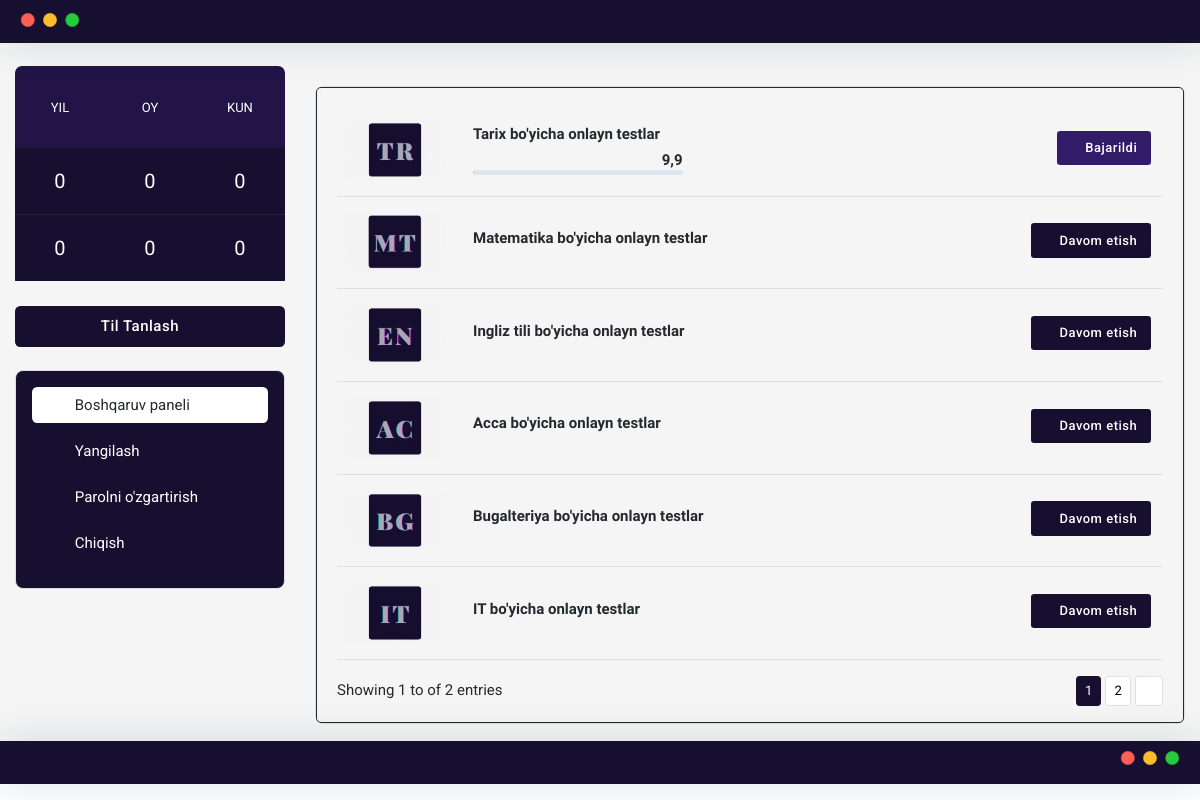
The app's page /student/ (signed in) with its own data.
### home/models.py (models this page shows, shortened)
class Information(models.Model):
    STATUS = (
        ('Open', 'Открыть'),
        ('Close', 'Закрыто'),
    )
    time = models.TimeField(verbose_name='Время', blank=True, null=True)
    facebook = models.URLField(max_length=1000, blank=True, null=True, verbose_name='Фейсбук')
    instagram = models.URLField(max_length=1000, blank=True, null=True, verbose_name='Инстаграм')
    youtube = models.URLField(verbose_name='Юутубе', blank=True, null=True, )
    telegram = models.URLField(max_length=1000, blank=True, null=True, verbose_name='Телеграм')
    status = models.CharField(max_length=15, choices=STATUS, default='Open', verbose_name='Статусы')
    create_at = models.DateField(auto_now=True)
    class Meta:
        verbose_name = 'Информация'
        verbose_name_plural = 'Информация'

class Answers(models.Model):
    student = models.ForeignKey(Student, on_delete=models.CASCADE, verbose_name='Студент')
    course = models.ForeignKey(Course, on_delete=models.CASCADE, verbose_name='Курс')
    total_score = models.FloatField(verbose_name='Общий счет')
    create_at = models.DateTimeField(auto_now=True, verbose_name='Созданный')
    class Meta:
        verbose_name = 'Ответы'
        verbose_name_plural = 'Ответы'

class Course(models.Model):
    STATUS = (
        ('Open', 'Ochiq'),
        ('Close', 'Yopiq'),
    )
    title = models.CharField(max_length=255, verbose_name='Заголовок')
    image = models.ImageField(upload_to='images/Course', verbose_name='Изображение',
    validators=[FileExtensionValidator(allowed_extensions=['jpg', 'jpeg', 'png', 'gif'])])
    status = models.CharField(max_length=15, choices=STATUS, default='Open', verbose_name='Статусы',)
    time = models.TimeField(blank=True, null=True, verbose_name='Время',)
    code = models.CharField(max_length=1000, blank=True, null=True, unique=True, verbose_name='Код')
    class Meta:
        verbose_name = 'Курс'
        verbose_name_plural = 'Курс'

### home/views.py (the view)
# urls.py: path('student/', views.student, name='student'),
@login_required(login_url='login_form')
def student(request):
    info = Information.objects.all().order_by('-id')[:1]
    student = Student.objects.get(user=request.user)
    response_native = Answers.objects.filter(student=student).order_by('-id')
    response = Answers.objects.filter(student=student).values('course')
    course = Course.objects.filter(status='Open').exclude(id__in=response)
    course_count = course.count()
    response_count = response_native.count()
    paginator = Paginator(course, 5)
    page_request_var = 'page'
    page = request.GET.get(page_request_var)
    try:
        course = paginator.page(page)
    except PageNotAnInteger:
        course = paginator.page(1)
    except EmptyPage:
        course = paginator.page(paginator.num_pages)
    context = {
        'info':info,
        'student':student,
        'response':response,
        'response_native':response_native,
        'course':course,
        'course_count':course_count,
        'response_count':response_count,
    }
    return render(request, 'student-dashboard.html', context)

### home/templates/student-dashboard.html (shortened to what this page needs)
{% load static %}
{% load i18n %}
{% if info %}
{% for info in info %}
{% if info.status == 'Open' %}
<!DOCTYPE html>
<html lang="en">
<head>
	<link rel="stylesheet" type="text/css" href="{% static 'account/assets/vendor/font-awesome/css/all.min.css'%}">
	<link rel="stylesheet" type="text/css" href="{% static 'account/assets/vendor/bootstrap-icons/bootstrap-icons.css'%}">
	<link rel="stylesheet" type="text/css" href="{% static 'account/assets/vendor/choices/css/choices.min.css'%}">
	<link rel="stylesheet" type="text/css" href="{% static 'account/assets/vendor/aos/aos.css'%}">
	<link rel="stylesheet" type="text/css" href="{% static 'account/assets/css/style.css'%}">
    <link rel="stylesheet" type="text/css" href="{% static 'account/document/style.css'%}">
</head>
<body>
<main style="background-color: whitesmoke;">
<div class="card shadow" style="border-radius: 0; background-color: #170f2f;">
    <div class="ml-3 mt-2" style="padding-left: 20px; height: 35px;">
    </div>
</div>
<br>
<section class="pt-0" style="padding-bottom: 18px;">
	<div class="container-xxl">
		<div class="row">
			<div class="col-xl-3">
                <div class="box">
                    <div class="calendar" style="border-top-right-radius: 7px; border-top-left-radius: 7px; border-bottom-right-radius: 7px; border-bottom-left-radius: 7px; padding-bottom: 5px;">
                        <div class="year">
                            <div class="current"><p id="currentYear"></p><span>{% trans 'Year'%}</span></div>
                            <div class="previous" style="border-bottom: 1px solid #24292d;"><p id="current-year">0</p></div>
                            <div class="next"><p id="hours">0</p></div>
                        </div>
                        <div class="month">
                            <div class="current"><p id="currentMonth"></p><span>{% trans 'Month'%}</span></div>
                            <div class="previous" style="border-bottom: 1px solid #24292d;"><p id="current-month">0</p></div>
                            <div class="next"><p id="minutes">0</p></div>
                        </div>
                        <div class="day">
                            <div class="current"><p id="currentDay"></p><span>{% trans 'Day'%}</span></div>
                            <div class="previous" style="border-bottom: 1px solid #24292d;"><p id="current-day">0</p></div>
                            <div class="next"><p id="seconds">0</p></div>
                        </div>
                    </div>
                </div>
                <div class="dropdown">
                    <button class="btn dropdown-toggle" type="button" id="dropdownMenu2" data-bs-toggle="dropdown" aria-expanded="false" style="width: 100%; margin-top: 20px; background-color: #170f2f; color: white;">
                        {% translate "Language" %}
                    </button>
                </div>
                <div style="width: 100%; height: 17px;"></div>
				<div>
					<div>
						<div class="border rounded-3 p-3 w-100" style="background-color: #170f2f;">
							<div class="list-group list-group-dark list-group-borderless collapse-list">
								<a class="list-group-item active" href="{% url 'student'%}"><i class="bi bi-ui-checks-grid fa-fw me-2"></i>{% trans "Dashboard"%}</a>
								<a class="list-group-item" href="{% url 'update'%}"><i class="bi bi-card-checklist fa-fw me-2"></i>{% trans "Update"%}</a>
								<a class="list-group-item" href="{% url 'password'%}"><i class="bi bi-key fa-fw me-2"></i>{% trans "Change-Password"%}</a>
                                <a class="list-group-item" href="{% url 'logout_student'%}"><i class="bi bi-door-open fa-fw me-2"></i>{% trans 'Logout'%}</a>
							</div>
						</div>
					</div>
				</div>
			</div>
			<div class="col-xl-9">
				<div class="card bg-transparent border rounded-3">
					<div class="card-body" style="border: 1px solid #24292d; border-radius: 5px;">
						<div class="table-responsive border-0">
							<table class="table table-dark-gray align-middle p-4 mb-0 table-hover">
								<tbody>
                                {% if response_native or course %}
                                {% if response_native %}
                                {% for rs in response_native %}
                                    <tr>
										<td>
											<div class="d-flex align-items-center">
												<div class="w-100px">
													<img src="{{ rs.course.image.url }}" class="rounded img-fluid" loading="lazy" alt="">
												</div>
												<div class="mb-0 ms-2" style="padding-left: 20px;">
													<h6>
                                                        {% if rs.total_score < 50 %}
                                                            <a href="#" tabindex="0" data-bs-toggle="popover" data-bs-trigger="hover focus" data-bs-content="{{ rs.create_at | date:"d.m.Y" }} / {{ rs.create_at | time:"H:i:s" }}">{{ rs.course.title }}</a> <i class="bi bi-patch-exclamation me-1" style="color: red; padding-left: 3px;"></i>
                                                        {% endif %}
                                                    </h6>
													<div class="overflow-hidden">
                                                        <h6 class="mb-0 text-end" id="native-float">{{ rs.total_score }}</h6>
														<div class="progress progress-sm bg-primary bg-opacity-10">
														</div>
													</div>
												</div>
											</div>
										</td>
										<td></td>
										<td></td>
										<td class="text-end">
                                            <a href="{% url 'ready_to_test' rs.course.code %}"><button class="btn btn-sm me-1 mb-1 mb-x;-0" style="background-color: #321c69; color: white;"><i class="bi bi-check me-1"></i>{% trans "Complete"%}</button></a>
										</td>
									</tr>
                                {% endfor %}
                                {% endif %}
                                {% if course %}
                                {% for item in course %}
									<tr>
										<td>
											<div class="d-flex align-items-center">
												<div class="w-100px">
													<img src="{{ item.image.url }}" class="rounded img-fluid" loading="lazy" alt="">
												</div>
												<div class="mb-0 ms-2" style="padding-left: 20px;">
													<h6><a href="#">{{ item.title }}</a></h6>
												</div>
											</div>
										</td>
										<td></td>
										<td></td>
										<td class="text-end">
											<a href="{% url 'course_detail' item.code %}"><button class="btn btn-sm me-1 mb-1 mb-x;-0" style="background-color: #170f2f; color: white;"><i class="bi bi-arrow-bar-right me-1"></i>{% trans "Continue"%}</button></a>
										</td>
									</tr>
                                {% endfor %}
                                {% endif %}
                                {% else %}
                                    <div style="background-color: white;">
                                        <img class="img-fluid" src="{% static 'account/document/document-5.gif'%}" loading="lazy" style="width: 100%; height: 485px; object-fit: contain;">
                                    </div>
                                {% endif %}
								</tbody>
							</table>
						</div>
                        {% include 'pagination.html' with page=course %}
					</div>
				</div>
			</div>
		</div>
	</div>
</section>
</main>
<div class="card shadow" style="border-radius: 0; background-color: #170f2f;">
    <div class="ml-3 mt-2 d-flex justify-content-end" style="padding-right: 20px; height: 35px;">
    </div>
</div>
</body>
</html>
{% endif %}
{% endfor %}
{% endif %}

### home/templates/pagination.html (shortened to what this page needs)
{% if page.has_other_pages %}
<div class="d-sm-flex justify-content-sm-between align-items-sm-center mt-4 mt-sm-3">
<p class="mb-0 text-center text-sm-start text-dark">Showing {{ page.number }} to of {{ page.paginator.num_pages }} entries</p>
<nav class="d-flex justify-content-center mb-0" aria-label="navigation">
    <ul class="pagination pagination-sm pagination-dark-soft d-inline-block d-md-flex rounded mb-0">
        {% for i in page.paginator.page_range %}
        {% if page.number == i %}
        <li class="page-item mb-0 nmadur active" style="padding-left: 5px;"><a class="page-link" href="#">{{ i }}</a></li>
        {% else %}
        <li class="page-item mb-0" style="padding-left: 5px;"><a class="page-link" href="?page={{ i }}">{{ i }}</a></li>
        {% endif %}
        {% endfor %}
        {% if page.has_next %}
        <li class="page-item mb-0" style="padding-left: 5px;">
            <a class="page-link" href="?page={{ page.next_page_number }}">
                <i class="fas fa-angle-right"></i>
            </a>
        </li>
        {% endif %}
    </ul>
</nav>
</div>
{% endif %}

### home/static/account/document/style.css (style rules this page uses)
.calendar { width: 100%; height: 100%; text-align: center; overflow: hidden; color: white; }
.calendar .year, .calendar .month, .calendar .day { width: 33.333%; float: left; }
.calendar .year .previous p, .calendar .year .next p, .calendar .year .current p, .calendar .month .previous p, .calendar .month .next p, .calendar .month .current p, .calendar .day .previous p, .calendar .day .next p, .calendar .day .current p { font-size: 20px; margin: 0; }
.calendar .year .previous span, .calendar .year .next span, .calendar .year .current span, .calendar .month .previous span, .calendar .month .next span, .calendar .month .current span, .calendar .day .previous span, .calendar .day .next span, .calendar .day .current span { font-size: 13px; text-transform: uppercase; }
.calendar .year .previous, .calendar .year .next, .calendar .month .previous, .calendar .month .next, .calendar .day .previous, .calendar .day .next { background-color: #170f2f; padding: 1.2em 0; }
.calendar .year .previous p, .calendar .year .next p, .calendar .month .previous p, .calendar .month .next p, .calendar .day .previous p, .calendar .day .next p { opacity: 1; }
.calendar .year .current, .calendar .month .current, .calendar .day .current { padding: 2em 0; }
.calendar .year { background-color: #221446; }
.calendar .month { background-color: #221446; }
.calendar .day { background-color: #221446; }

### home/templates/pagination.html (style rules this page uses)
.page-link.active, .active > .page-link { background-color: #170f2f; border-color: #170f2f; }
.page-link { color: black; }

### home/templates/student-dashboard.html (style rules this page uses)
@media only screen and (max-width: 1200px) { .col-xl-9 { padding-top: 20px; } }

### records on screen
Information: number "1", paginator.num_pages "2", page_range "1", page_range "2"
Answers: course.image (picture), course "Tarix bo'yicha onlayn testlar", total_score "9,9"
Course: image (picture), title "Matematika bo'yicha onlayn testlar"
Course: image (picture), title "Ingliz tili bo'yicha onlayn testlar"
Course: image (picture), title "Acca bo'yicha onlayn testlar"
Course: image (picture), title "Bugalteriya bo'yicha onlayn testlar"
Course: image (picture), title "IT bo'yicha onlayn testlar"
